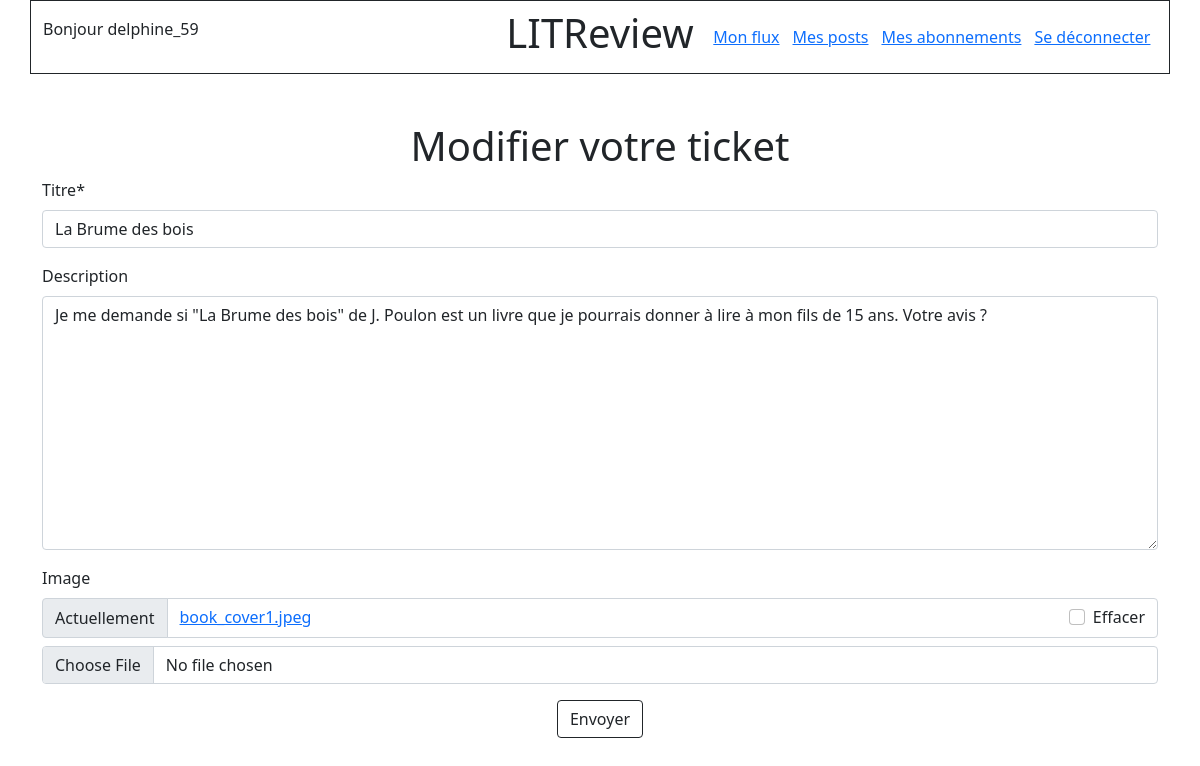
The app's page /tickets/33/update/ (signed in) with its own data.
### authentication/models.py (models this page shows)
class User(AbstractUser):
    SUBSCRIBER = "Membre"
    followed_members = models.ManyToManyField(
        settings.AUTH_USER_MODEL,
        through="UserFollows",
        related_name="followed"
    )

### feed/models.py (models this page shows, shortened)
class Ticket(models.Model):
    objects = models.Manager()
    title = models.CharField(max_length=128)
    description = models.TextField(max_length=2048, blank=True)
    user = models.ForeignKey(
        to=settings.AUTH_USER_MODEL,
        on_delete=models.CASCADE
    )
    image = models.ImageField(null=True, blank=True)
    time_created = models.DateTimeField(auto_now_add=True)
    IMAGE_MAX_SIZE = (100, 100)

### feed/views.py (the view)
# urls.py: path('tickets/<int:ticket_id>/update/', views.update_ticket,
@login_required
def update_ticket(request, ticket_id):
    ticket = Ticket.objects.get(id=ticket_id)
    form = EditTicketForm(instance=ticket)
    if request.method == 'POST':
        form = EditTicketForm(request.POST, request.FILES, instance=ticket)
        if form.is_valid():
            form.save()
            return redirect('feed:my-posts')
    return render(request, 'feed/ticket_update.html', {'form': form})

### feed/forms.py
class EditTicketForm(forms.ModelForm):
    class Meta:
        model = models.Ticket
        fields = ['title', 'description', 'image']
        labels = {'title': 'Titre'}

### feed/templates/feed/ticket_update.html (shortened to what this page needs)
{% extends "base.html" %}
{% load crispy_forms_tags %}
{% block content %}
    <h1 class="text-center">Modifier votre ticket </h1>
    <form action="" method="post" enctype="multipart/form-data">
        {{ form|crispy }}
        <div class="text-center">
            <input type="submit" value="Envoyer" class="btn btn-outline-dark">
        </div>
    </form>
{% endblock content %}

### templates/base.html (shortened to what this page needs)
{% load static %}
<!DOCTYPE html>
<html lang="en" xmlns="http://www.w3.org/1999/html">
<head>
    <link href="https://cdn.jsdelivr.net/npm/bootstrap@5.1.3/dist/css/bootstrap.min.css" rel="stylesheet">
    <link rel="stylesheet" href="https://cdnjs.cloudflare.com/ajax/libs/font-awesome/4.7.0/css/font-awesome.min.css">
    <link rel="stylesheet" href="{% static 'feed/rating_style.css' %}"/>
</head>
<body>
    <header>
        <nav class="bg_light">
            <div class="container">
                <div class="row border border-dark py-2">
                    <div class="col-5 d-flex align-items-center">
                        {% if user.is_authenticated %}
                            <p>Bonjour {{ user.username }}</p>
                        {% endif %}
                    </div>
                    <div class="col-2 d-flex justify-content-center">
                        <h1>LITReview</h1>
                    </div>
                    <div
                            class="col-5 d-flex justify-content-around align-items-center">
                        {% if user.is_authenticated %}
                            <a href="{% url 'feed:my-flow' %}">Mon flux</a>
                            <a href="{% url 'feed:my-posts' %}">Mes posts</a>
                            <a href="{% url 'authentication:follows' %}">Mes abonnements</a>
                            <a href="{% url 'authentication:logout' %}">Se déconnecter</a>
                        {% endif %}
                    </div>
                </div>
            </div>
        </nav>
    </header>
    <section class="container my-5">
    {% block content %}
    {% endblock content %}
    </section>
</body>
</html>

### records on screen
User: username "delphine_59"
Ticket: title "La Brume des bois", description "Je me demande si \"La Brume des bois\" de J. Poulon est un livre que je pourrais donner à lire à mon fils de 15 ans. Votre avis ?"
